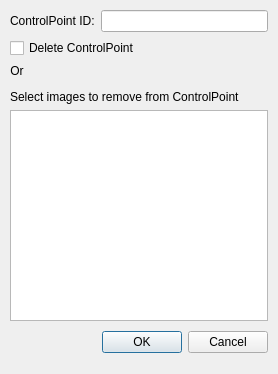
<ui version="4.0" >
 <author></author>
 <comment></comment>
 <exportmacro></exportmacro>
 <class>DeleteControlPointDialog</class>
 <widget class="QDialog" name="DeleteControlPointDialog" >
  <property name="geometry" >
   <rect>
    <x>0</x>
    <y>0</y>
    <width>278</width>
    <height>374</height>
   </rect>
  </property>
  <property name="windowTitle" >
   <string>Delete ControlPoint</string>
  </property>
  <property name="modal" >
   <bool>true</bool>
  </property>
  <widget class="QWidget" name="deletePointLayoutWidget" >
   <property name="geometry" >
    <rect>
     <x>20</x>
     <y>250</y>
     <width>351</width>
     <height>33</height>
    </rect>
   </property>
  </widget>
  <widget class="QWidget" name="" >
   <property name="geometry" >
    <rect>
     <x>10</x>
     <y>10</y>
     <width>258</width>
     <height>284</height>
    </rect>
   </property>
  </widget>
  <widget class="QWidget" name="" >
   <property name="geometry" >
    <rect>
     <x>10</x>
     <y>20</y>
     <width>258</width>
     <height>321</height>
    </rect>
   </property>
  </widget>
  <widget class="QWidget" name="" >
   <property name="geometry" >
    <rect>
     <x>10</x>
     <y>10</y>
     <width>258</width>
     <height>348</height>
    </rect>
   </property>
   <layout class="QVBoxLayout" >
    <property name="margin" >
     <number>0</number>
    </property>
    <property name="spacing" >
     <number>6</number>
    </property>
    <item>
     <layout class="QHBoxLayout" >
      <property name="margin" >
       <number>0</number>
      </property>
      <property name="spacing" >
       <number>6</number>
      </property>
      <item>
       <widget class="QLabel" name="pointIdLabel" >
        <property name="text" >
         <string>ControlPoint ID:</string>
        </property>
       </widget>
      </item>
      <item>
       <widget class="QLineEdit" name="pointIdValue" >
        <property name="readOnly" >
         <bool>true</bool>
        </property>
       </widget>
      </item>
     </layout>
    </item>
    <item>
     <widget class="QCheckBox" name="deleteAllCheckBox" >
      <property name="text" >
       <string>Delete ControlPoint</string>
      </property>
     </widget>
    </item>
    <item>
     <layout class="QHBoxLayout" >
      <property name="margin" >
       <number>0</number>
      </property>
      <property name="spacing" >
       <number>6</number>
      </property>
      <item>
       <widget class="QLabel" name="orLabel" >
        <property name="text" >
         <string>Or</string>
        </property>
        <property name="alignment" >
         <set>Qt::AlignHCenter</set>
        </property>
       </widget>
      </item>
      <item>
       <spacer>
        <property name="orientation" >
         <enum>Qt::Horizontal</enum>
        </property>
        <property name="sizeHint" >
         <size>
          <width>40</width>
          <height>20</height>
         </size>
        </property>
       </spacer>
      </item>
     </layout>
    </item>
    <item>
     <widget class="QLabel" name="imageLabel" >
      <property name="text" >
       <string>Select images to remove from ControlPoint</string>
      </property>
     </widget>
    </item>
    <item>
     <widget class="QListWidget" name="fileList" >
      <property name="selectionMode" >
       <enum>QAbstractItemView::ExtendedSelection</enum>
      </property>
     </widget>
    </item>
    <item>
     <layout class="QHBoxLayout" >
      <property name="margin" >
       <number>0</number>
      </property>
      <property name="spacing" >
       <number>6</number>
      </property>
      <item>
       <spacer>
        <property name="orientation" >
         <enum>Qt::Horizontal</enum>
        </property>
        <property name="sizeHint" >
         <size>
          <width>41</width>
          <height>31</height>
         </size>
        </property>
       </spacer>
      </item>
      <item>
       <widget class="QPushButton" name="okButton" >
        <property name="text" >
         <string>OK</string>
        </property>
       </widget>
      </item>
      <item>
       <widget class="QPushButton" name="cancelButton" >
        <property name="text" >
         <string>Cancel</string>
        </property>
       </widget>
      </item>
     </layout>
    </item>
   </layout>
  </widget>
 </widget>
 <pixmapfunction></pixmapfunction>
 <tabstops>
  <tabstop>pointIdValue</tabstop>
  <tabstop>fileList</tabstop>
  <tabstop>deleteAllCheckBox</tabstop>
  <tabstop>okButton</tabstop>
  <tabstop>cancelButton</tabstop>
 </tabstops>
 <resources/>
 <connections>
  <connection>
   <sender>okButton</sender>
   <signal>clicked()</signal>
   <receiver>DeleteControlPointDialog</receiver>
   <slot>accept()</slot>
   <hints>
    <hint type="sourcelabel" >
     <x>278</x>
     <y>253</y>
    </hint>
    <hint type="destinationlabel" >
     <x>96</x>
     <y>254</y>
    </hint>
   </hints>
  </connection>
  <connection>
   <sender>cancelButton</sender>
   <signal>clicked()</signal>
   <receiver>DeleteControlPointDialog</receiver>
   <slot>reject()</slot>
   <hints>
    <hint type="sourcelabel" >
     <x>369</x>
     <y>253</y>
    </hint>
    <hint type="destinationlabel" >
     <x>179</x>
     <y>282</y>
    </hint>
   </hints>
  </connection>
 </connections>
</ui>
